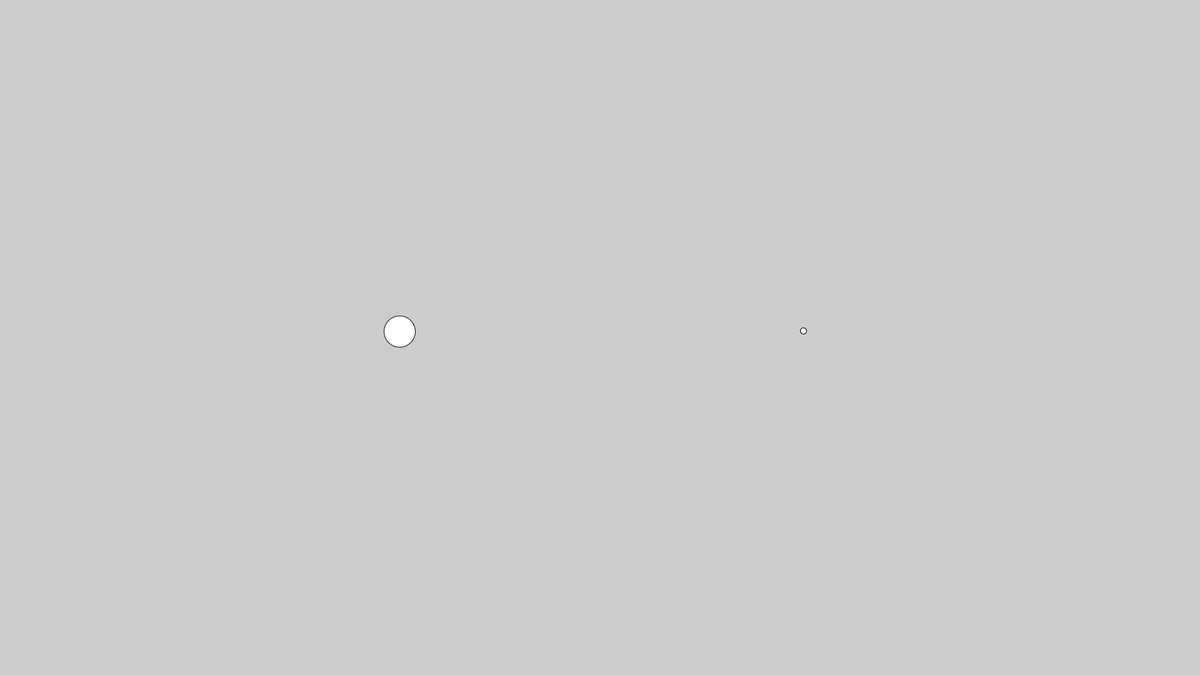
Frame 1 (no input)
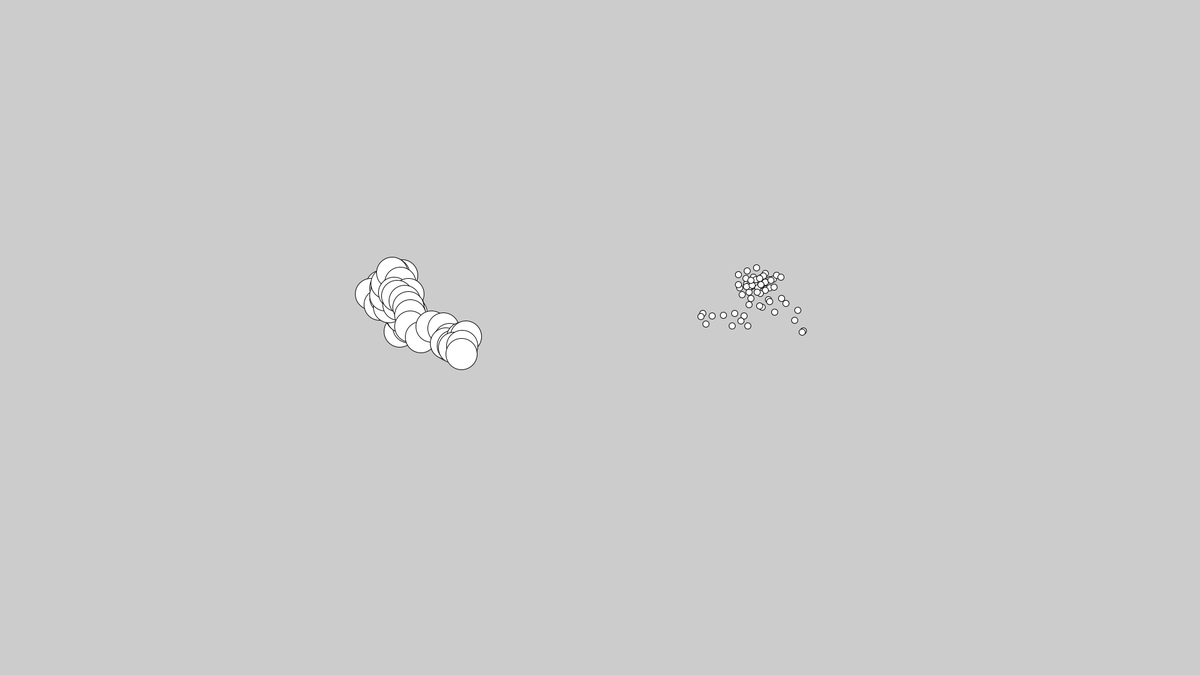
Frame 60 (the mouse pressed at the canvas centre just before this capture)
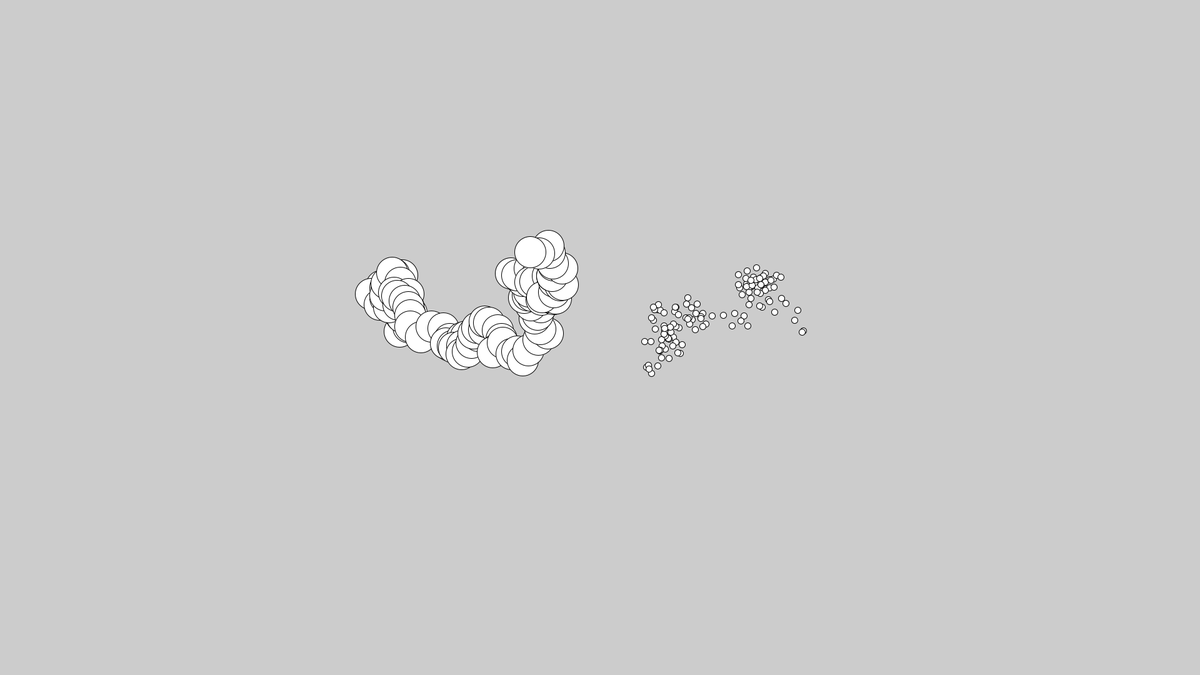
Frame 120 (the mouse held since frame 60 and released just before this capture)

The Processing sketch that drew these frames (run headless with seeded random() and noise(); from frame 60 on, the mouse is pressed at the canvas centre):

// Processing sketch: sketch_9_2
// ── sketch_9_2.pde
// Example 9-2: Making Multiple Objects

/*
In Example 9-1, we see something else new: the period (dot) that’s used to
access the object’s methods inside of draw(). The dot operator is used to
join the name of the object with its fields and methods. This becomes
clearer in this example, where two objects are made from the same class.
The jit.move() command refers to the move() method that belongs to the
object named jit, and bug.move() refers to the move() method that
belongs to the object named bug:
*/


class JitterBug {
  
  float x;
  float y;
  int diameter;
  float speed = 20;
  
  JitterBug(float tempX, float tempY, int tempDiameter) {
     x = tempX;
     y = tempY;
     diameter = tempDiameter;  
  }
  
  void move(){
    x += random(-speed,speed);
    y += random(-speed,speed);  
  }
  
  void display(){
    ellipse(x, y, diameter, diameter);
  }
  
}



JitterBug jit;
JitterBug bug;

void setup(){
    size(1920, 1080);
    smooth();
    jit = new JitterBug(width * 0.33, height/2, 50);  
    bug = new JitterBug(width * 0.66, height/2, 10);  
}

void draw(){
  
  jit.move();
  jit.display();

  bug.move();
  bug.display();
  
}
